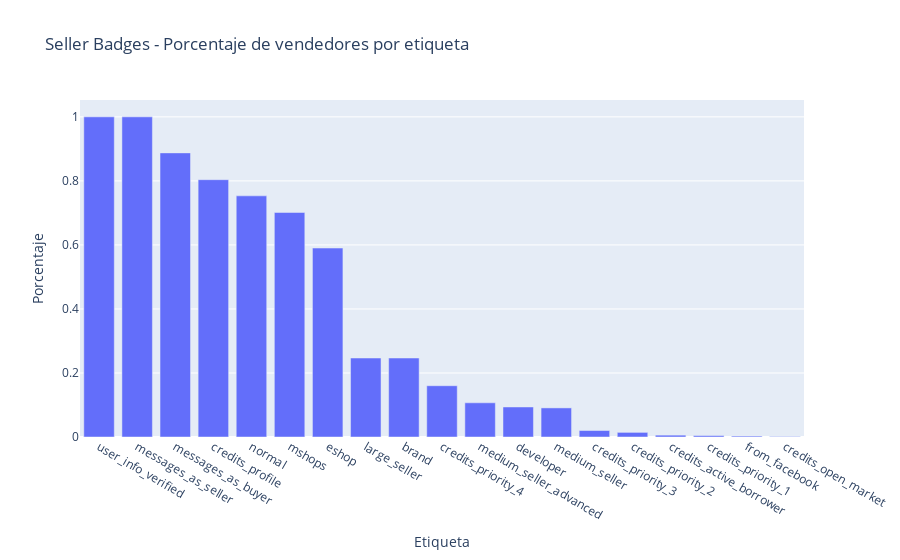

Source (notebook cell):
### Markdown cell above
### 04.A - Seller Badges

### Code cell
u,c = np.unique([j for i in final_tv['seller__tags'] for j in i], return_counts = True)
tags_df = pd.DataFrame({"Tags":u,"Counts":c,"Percentage":c/final_tv.shape[0]})
tags_df.sort_values('Counts',ascending = False, inplace = True)


fig = go.Figure([go.Bar(x=tags_df['Tags'], y=tags_df['Percentage'])])
fig.update_layout(yaxis=dict(title='Porcentaje'),
                  xaxis=dict(title="Etiqueta"),
                 title = 'Seller Badges - Porcentaje de vendedores por etiqueta ')
fig.show()

### Figure 1 — Plotly figure (JSON) as saved in the notebook; plotly's stock layout.template omitted (floating-point values rounded to 4 significant figures)
{"data": [{"type": "bar", "x": ["user_info_verified", "messages_as_seller", "messages_as_buyer", "credits_profile", "normal", "mshops", "eshop", "large_seller", "brand", "credits_priority_4", "medium_seller_advanced", "developer", "medium_seller", "credits_priority_3", "credits_priority_2", "credits_active_borrower", "credits_priority_1", "from_facebook", "credits_open_market"], "y": [1, 1, 0.8874, 0.8038, 0.7532, 0.7013, 0.5902, 0.2468, 0.2468, 0.1602, 0.1068, 0.0938, 0.09091, 0.0202, 0.01443, 0.005772, 0.004329, 0.002886, 0.001443]}], "layout": {"title": {"text": "Seller Badges - Porcentaje de vendedores por etiqueta "}, "xaxis": {"title": {"text": "Etiqueta"}}, "yaxis": {"title": {"text": "Porcentaje"}}}}
